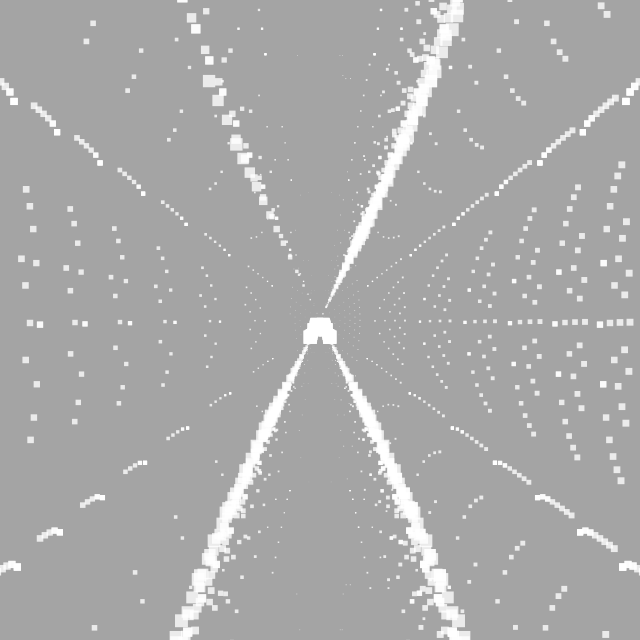
Frame 1 (no input)
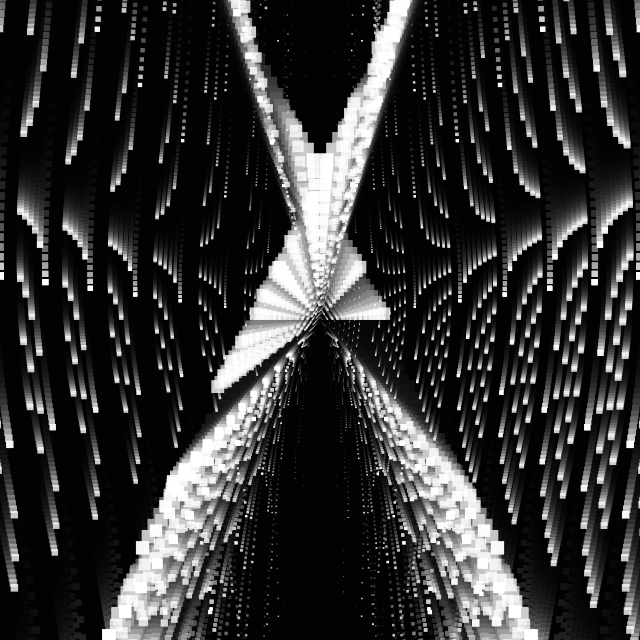
Frame 60 (the mouse pressed at the canvas centre just before this capture)
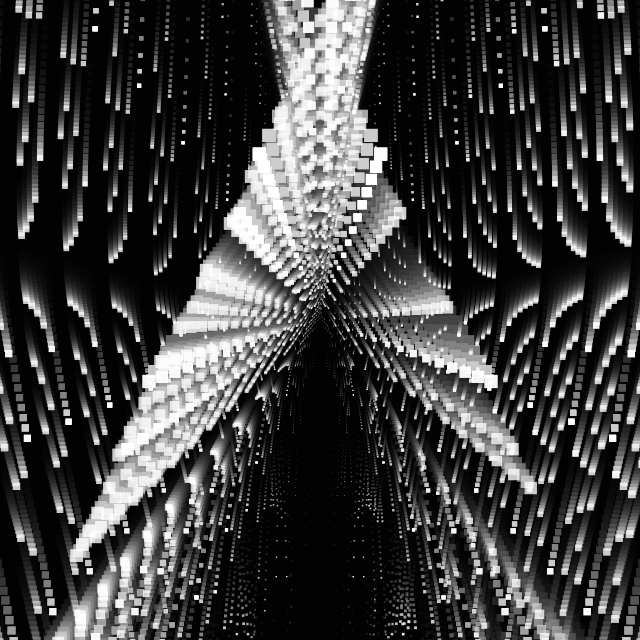
Frame 120 (the mouse held since frame 60 and released just before this capture)

The Processing sketch that drew these frames (run headless with seeded random() and noise(); from frame 60 on, the mouse is pressed at the canvas centre):

// Processing sketch: day015
// ── day015.pde
float t, r, f, p, N=45;
void setup() {
  size(640, 640);
  noStroke();
  rectMode(3);
  clear();
}
void draw() {
  fill(0, 50);
  square(320, 320, 640);
  fill(-1, 200);
  t+=.02;
  for (r=0; r<600; r+=5)
    for (f=0; f<N; f++) {
      p=(f+t)/(r%N);
      square(r*sin(PI*p+t/5)+320, r*tan(TAU*p+t/5)+320, r/N);
    }
}
